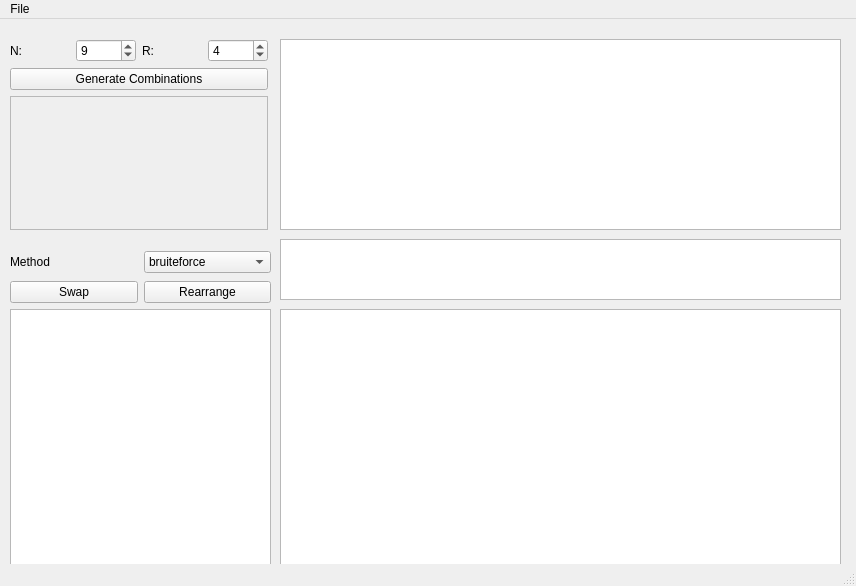
<?xml version="1.0" encoding="UTF-8"?>
<ui version="4.0">
 <class>MainWindow</class>
 <widget class="QMainWindow" name="MainWindow">
  <property name="geometry">
   <rect>
    <x>0</x>
    <y>0</y>
    <width>856</width>
    <height>586</height>
   </rect>
  </property>
  <property name="windowTitle">
   <string>Combinatorics-Unified</string>
  </property>
  <property name="unifiedTitleAndToolBarOnMac">
   <bool>false</bool>
  </property>
  <widget class="QWidget" name="centralwidget">
   <widget class="QTableWidget" name="tableWidget_pass2">
    <property name="geometry">
     <rect>
      <x>280</x>
      <y>290</y>
      <width>561</width>
      <height>271</height>
     </rect>
    </property>
   </widget>
   <widget class="QTableWidget" name="tableWidget_pass1">
    <property name="geometry">
     <rect>
      <x>280</x>
      <y>20</y>
      <width>561</width>
      <height>191</height>
     </rect>
    </property>
   </widget>
   <widget class="QWidget" name="layoutWidget">
    <property name="geometry">
     <rect>
      <x>10</x>
      <y>20</y>
      <width>258</width>
      <height>191</height>
     </rect>
    </property>
    <layout class="QGridLayout" name="gridLayout">
     <item row="0" column="2">
      <widget class="QLabel" name="label_R">
       <property name="text">
        <string>R:</string>
       </property>
      </widget>
     </item>
     <item row="0" column="3">
      <widget class="QSpinBox" name="spinBox_R">
       <property name="value">
        <number>4</number>
       </property>
      </widget>
     </item>
     <item row="1" column="0" colspan="4">
      <widget class="QPushButton" name="pushButton_genCombinations">
       <property name="text">
        <string>Generate Combinations</string>
       </property>
      </widget>
     </item>
     <item row="0" column="1">
      <widget class="QSpinBox" name="spinBox_N">
       <property name="value">
        <number>9</number>
       </property>
      </widget>
     </item>
     <item row="0" column="0">
      <widget class="QLabel" name="label_N">
       <property name="text">
        <string>N:</string>
       </property>
      </widget>
     </item>
     <item row="2" column="0" colspan="4">
      <widget class="QTextBrowser" name="textBrowser_pass1stats">
       <property name="enabled">
        <bool>false</bool>
       </property>
      </widget>
     </item>
    </layout>
   </widget>
   <widget class="QWidget" name="layoutWidget">
    <property name="geometry">
     <rect>
      <x>10</x>
      <y>230</y>
      <width>261</width>
      <height>56</height>
     </rect>
    </property>
    <layout class="QGridLayout" name="gridLayout_2">
     <item row="0" column="1">
      <widget class="QLabel" name="label_Method">
       <property name="text">
        <string>Method</string>
       </property>
      </widget>
     </item>
     <item row="0" column="2">
      <widget class="QComboBox" name="comboBox_method">
       <property name="currentText">
        <string>bruiteforce</string>
       </property>
       <property name="maxVisibleItems">
        <number>3</number>
       </property>
       <item>
        <property name="text">
         <string>bruiteforce</string>
        </property>
       </item>
      </widget>
     </item>
     <item row="1" column="1">
      <widget class="QPushButton" name="pushButton_swap">
       <property name="text">
        <string>Swap</string>
       </property>
      </widget>
     </item>
     <item row="1" column="2">
      <widget class="QPushButton" name="pushButton_Rearrange">
       <property name="text">
        <string>Rearrange</string>
       </property>
      </widget>
     </item>
    </layout>
   </widget>
   <widget class="QTableWidget" name="tableWidget_pass2_stats">
    <property name="geometry">
     <rect>
      <x>10</x>
      <y>290</y>
      <width>261</width>
      <height>271</height>
     </rect>
    </property>
    <property name="sizePolicy">
     <sizepolicy hsizetype="Minimum" vsizetype="Expanding">
      <horstretch>0</horstretch>
      <verstretch>0</verstretch>
     </sizepolicy>
    </property>
   </widget>
   <widget class="QTableWidget" name="tableWidget_pass2_freq">
    <property name="geometry">
     <rect>
      <x>280</x>
      <y>220</y>
      <width>561</width>
      <height>61</height>
     </rect>
    </property>
   </widget>
  </widget>
  <widget class="QMenuBar" name="menubar">
   <property name="geometry">
    <rect>
     <x>0</x>
     <y>0</y>
     <width>856</width>
     <height>21</height>
    </rect>
   </property>
   <widget class="QMenu" name="menuFile">
    <property name="title">
     <string>File</string>
    </property>
    <addaction name="actionImport"/>
    <addaction name="actionExport"/>
   </widget>
   <addaction name="menuFile"/>
  </widget>
  <widget class="QStatusBar" name="statusbar"/>
  <action name="actionImport">
   <property name="text">
    <string>&amp;Import</string>
   </property>
  </action>
  <action name="actionExport">
   <property name="text">
    <string>E&amp;xport</string>
   </property>
  </action>
 </widget>
 <resources/>
 <connections/>
</ui>
